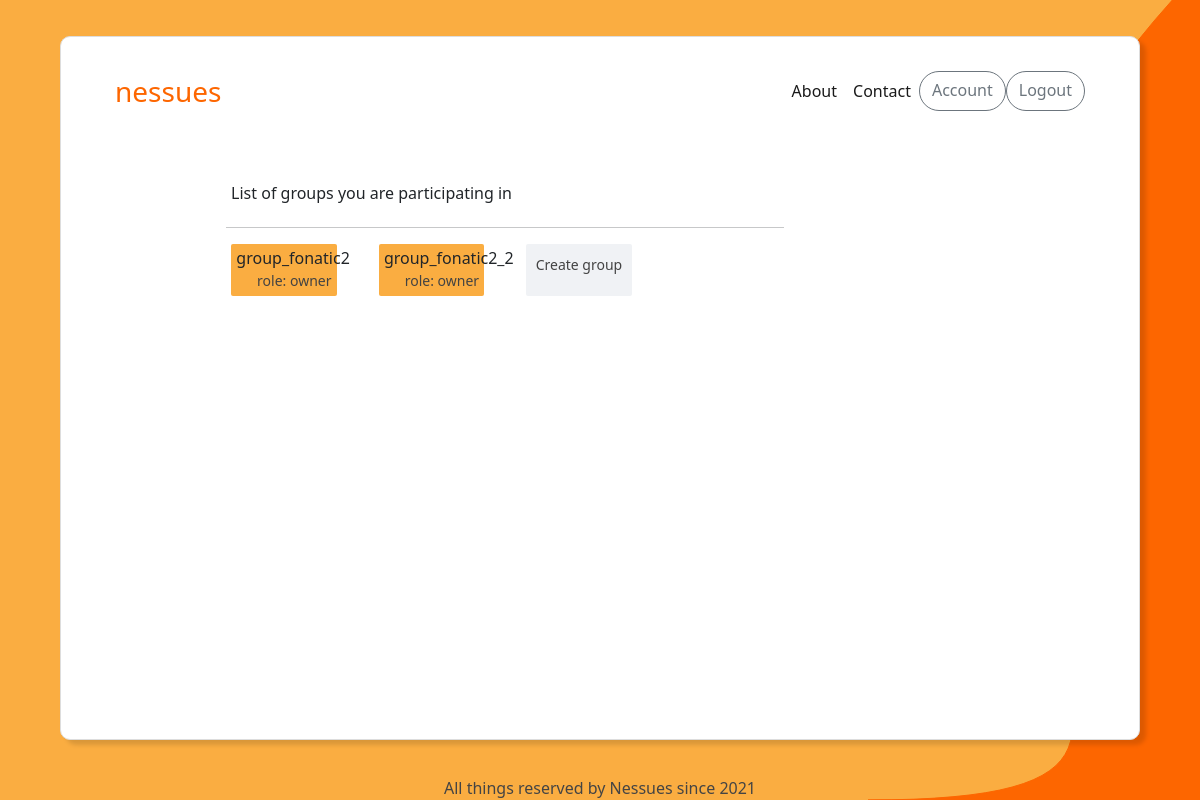
Screenshot of /groups/ (signed in) with the database file from the repository.
### nessues_app/models.py (models this page shows, shortened)
class Nessues_Group_User(models.Model):
    id = models.AutoField(primary_key=True)
    user = models.ForeignKey(User, on_delete=models.CASCADE)
    group = models.ForeignKey(Nessues_Group, on_delete=models.CASCADE)
    role = models.IntegerField(blank=False, default=None) # 1-Owner, 2-Admin, 3-Common

class Nessues_Group(models.Model):
    id = models.AutoField(primary_key=True)
    name = models.CharField(max_length=21, unique=True)
    users = models.ManyToManyField(User, through='Nessues_Group_User')
    description = models.CharField(max_length=120, blank=True, null=True)

### nessues_app/views.py (the view, shortened to what this page needs)
# urls.py: path('groups/', login_required(views.GroupsView.as_view()), name='groups'),
class GroupsView(TemplateView):
    template_name = 'nessues_app/groups.html'
    title = 'group'
    create_group_class = CreateGroupForm
    def get(self, request, *args, **kwargs):
        available_groups = Nessues_Group_User.objects.filter(user=self.request.user.id)
        create = self.create_group_class()
        return render(request, self.template_name, {'available_groups': available_groups, 'create': create})

### templates/nessues_app/groups.html (shortened to what this page needs)
{% extends "base.html" %}
{% load widget_tweaks %}
{% block content %}
    <div class="workspace-nav">
        <p>List of groups you are participating in</p>
    </div>
    <hr style="width: 53%; margin-left: 14.5%;">
    <div class="container-groups-data">
        {% for data in available_groups %}
            <a href="{% url 'tables' redirected_from='group' key_id=data.group.id %}">
                <div class="data_cubes groups">
                    {% if data.role == 1 %}
                        <div class="group-name">
                            {{ data.group.name }}
                        </div>
                        <div class="group-role">
                            role: <b>owner</b>
                        </div>
                    {% endif %}
                </div>
            </a>
        {% endfor %}
        <a data-toggle="modal" data-target="#createGroupModal" class="createGroup">
            <div class="data_cubes new_group">
                <p class="create_new_group-text">Create group</p>
            </div>
        </a>
    </div>
{% endblock content %}

### static/css/base.css (style rules this page uses)
html, body { background-color: #FAAD41; height: 95%; width: 100%; }
a { text-decoration: none; color: inherit; }
.workspace-nav { display: flex; flex-direction: row; justify-content: space-between; margin-top: 2.5%; margin-right: 18%; margin-bottom: -1%; padding-inline: 15%; }
.data_cubes { text-align: left; padding-top: 2%; padding-left: 5%; padding-bottom: 10%; cursor: pointer; background: #FAAD41; border-radius: 2px; width: 100%; height: 100%; }
.container-groups-data { display: grid; grid-template-columns: 25% 25% 25% 25%; text-align: center; gap: 10%; margin-right: 30%; padding-inline: 15%; }
.data_cubes.groups { text-align: left; padding-top: 2%; padding-left: 5%; padding-bottom: 5%; cursor: pointer; background: #FAAD41; border-radius: 2px; width: 100%; height: 100%; }
.group-role { text-align: right; margin-right: 5%; font-size: 14px; font-weight: lighter; color: #434343; }
.data_cubes.new_group { background-color: #F0F2F5; text-align: center; padding-top: 10%; padding-left: 0%; padding-bottom: 2%; }
.create_new_group-text { font-size: 14px; font-weight: lighter; color: #434343; }

### rows the page displays
Nessues_Group_User: group.name "group_fonatic2"
Nessues_Group_User: group.name "group_fonatic2_2"
